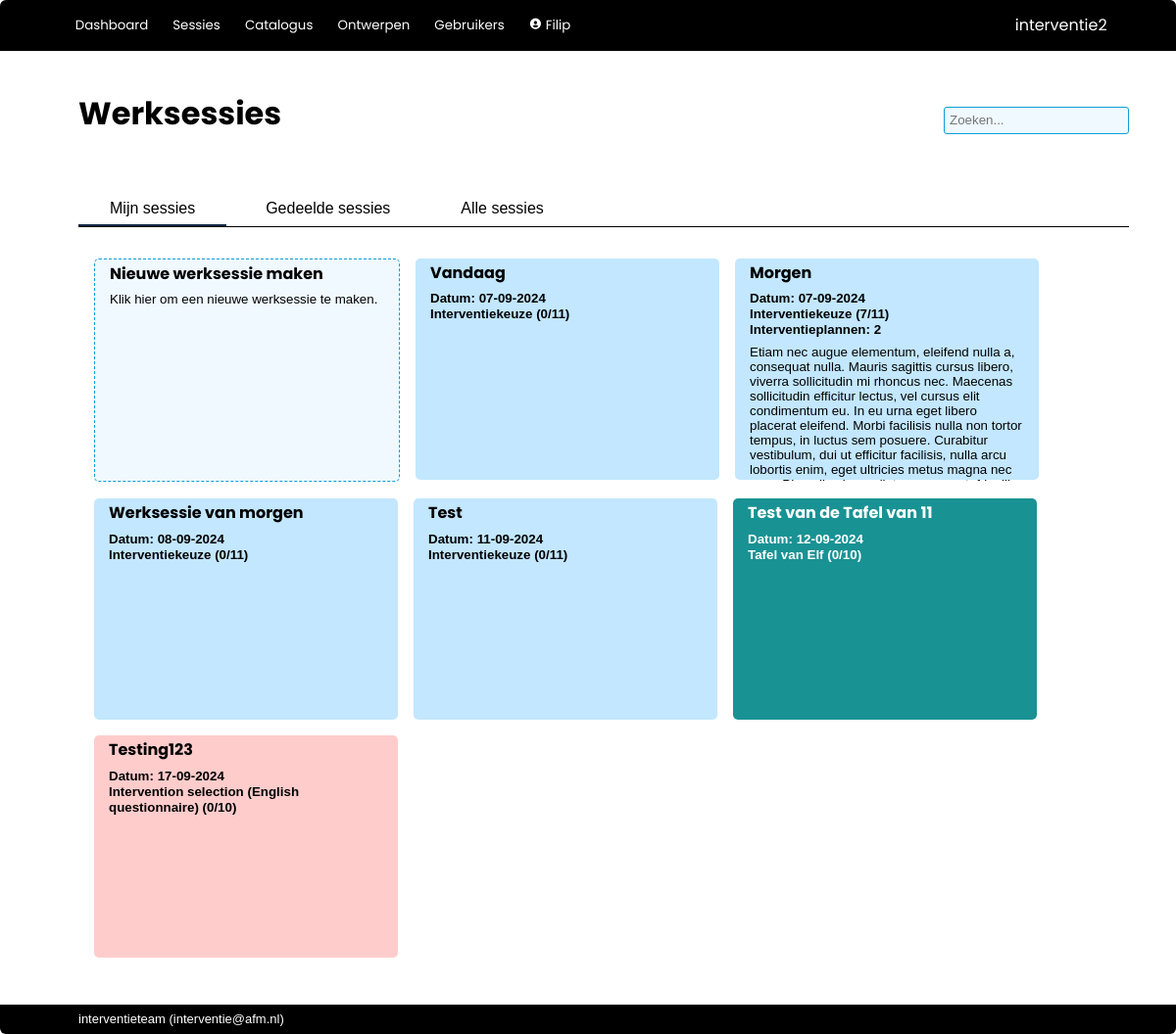
/worksessions (signed in), run on an earlier commit of the app's database.
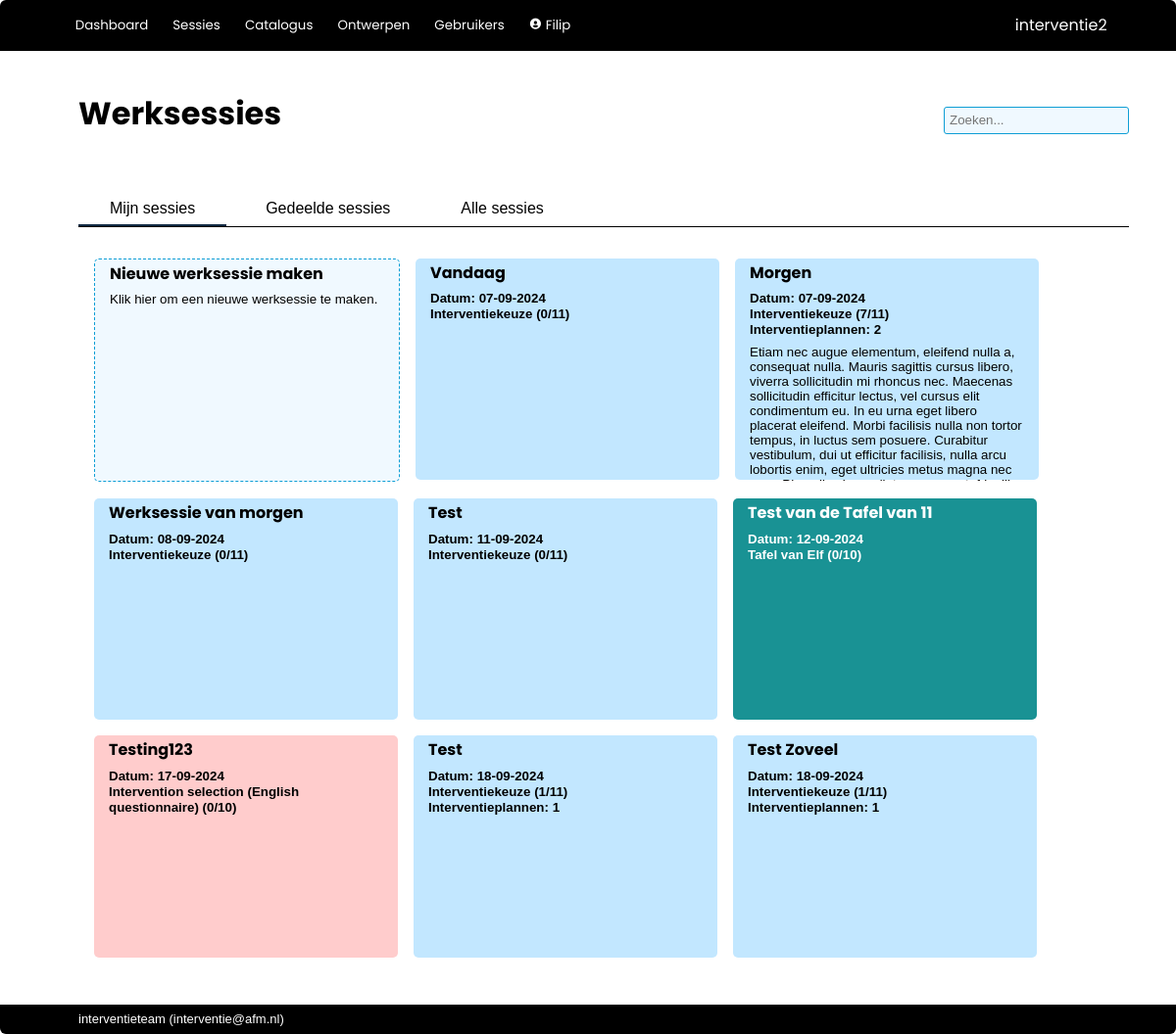
And on a later commit of the database.
### interventie2/models.py (models this page shows, shortened)
class Worksession(db.Model):
    __tablename__ = 'worksessions'
    id            = db.Column(db.Integer, primary_key=True)
    name          = db.Column(db.String(100), nullable=False)
    date_modified = db.Column(db.DateTime(timezone=True), server_default=func.now())
    parent_id     = db.Column(db.Integer, db.ForeignKey('worksessions.id'))
    child_description = db.Column(db.String(2000), nullable=False, default="")
    participants  = db.Column(db.String(500), nullable=False, default="")
    date          = db.Column(db.DateTime(timezone=True))
    project_number= db.Column(db.String(100))
    description   = db.Column(db.String(2000), nullable=False, default="")
    effect        = db.Column(db.String(2000), nullable=False, default="")
    link_to_page  = db.Column(db.String(1000), nullable=False, default="")
    show_instruments = db.Column(db.Boolean, default=True)
    mark_top_instruments = db.Column(db.Integer, nullable=False, default=1)
    show_rest_instruments = db.Column(db.Boolean, default=False)
    show_tags     = db.Column(db.Boolean, default=True)
    presenter_mode_zoom = db.Column(db.Numeric(3,2), nullable=False, default=1.25)
    presenter_mode_color_title = db.Column(db.String(7))
    presenter_mode_text_color_title = db.Column(db.String(7))
    presenter_mode_color_nav = db.Column(db.String(7))
    presenter_mode_text_color = db.Column(db.String(7))
    presenter_mode_text_color_nav = db.Column(db.String(7))
    presenter_mode_color_coll = db.Column(db.String(7))
    presenter_mode_text_color_coll = db.Column(db.String(7))
    presenter_mode_color_highlight = db.Column(db.String(7))
    presenter_mode_text_color_highlight = db.Column(db.String(7))
    presenter_mode_text_color_heading = db.Column(db.String(7))
    presenter_mode_background_color1 = db.Column(db.String(7))
    presenter_mode_background_color2 = db.Column(db.String(7))
    archived      = db.Column(db.Boolean, default=False)
    question_set_id = db.Column(db.Integer, db.ForeignKey('question_sets.id'))
    process_id    = db.Column(db.Integer, db.ForeignKey('processes.id'), nullable=False, default=1)
    enable_voting = db.Column(db.Boolean, default=False)
    voting_key    = db.Column(db.String(6), nullable=False, default=generate_secret_key(6))
    creator_id    = db.Column(db.Integer, db.ForeignKey('users.id'))
    secret_key    = db.Column(db.String(20), nullable=False, default=generate_secret_key())
    parent = relationship('Worksession', remote_side=[id], backref='children')
    creator = relationship('User', back_populates='worksession')
    allowed_users = relationship('User', secondary='worksession_access', back_populates='allowed_worksessions')
    answers = relationship('Answer', back_populates='worksession', cascade='all, delete-orphan')
    votes = relationship('Votes', back_populates='worksession', cascade='all, delete-orphan')
    question_set = relationship('QuestionSet')
    process = relationship('Process')
    plan = relationship('Plan', back_populates='worksession', cascade='all, delete-orphan')
    def completion(self, perc=False, raw=False, dec=0):
        given_answers = 0
        for a in self.answers:
            if a.completed():
                given_answers += 1
        if perc:
            return f'{round((given_answers/(1.0*self.question_set.size()))*100,dec)}%'
        if raw:
            return given_answers/(1.0*self.question_set.size())
        return f'{given_answers}/{self.question_set.size()}'

class QuestionSet(db.Model):
    __tablename__ = 'question_sets'
    id            = db.Column(db.Integer, primary_key=True)
    name          = db.Column(db.String(500), nullable=False)
    description   = db.Column(db.String(2000), nullable=False, default="")
    owner_id      = db.Column(db.Integer, db.ForeignKey('users.id'), nullable=False) #references users.id
    date_created  = db.Column(db.DateTime(timezone=True), server_default=func.now())
    date_modified = db.Column(db.DateTime(timezone=True), server_default=func.now())
    default_process_id = db.Column(db.Integer, db.ForeignKey('processes.id'), nullable=False, default=1)
    default_instruments_visible = db.Column(db.Boolean, nullable=False, default=True)
    default_tags_visible = db.Column(db.Boolean, nullable=False, default=False)
    default_allow_weights = db.Column(db.Boolean, nullable=False, default=False)
    color         = db.Column(db.String(7))
    text_color    = db.Column(db.String(7))
    forbidden_tags = relationship('Tag', secondary='question_set_forbidden_tags')
    mandatory_tags = relationship('Tag', secondary='question_set_mandatory_tags')
    owner = relationship('User')
    default_process = relationship('Process')
    questions = relationship('Question', cascade='all, delete-orphan')
    worksessions = relationship('Worksession', back_populates='question_set', cascade='all, delete-orphan')
    def size(self):
        s = 0
        for question in self.questions:
            if not question.is_category:
                s += 1
        return s

class Question(db.Model):
    __tablename__ = 'questions'
    id            = db.Column(db.Integer, primary_key=True)
    name          = db.Column(db.String(500), nullable=False)
    description   = db.Column(db.String(2000), nullable=False, default="")
    question_set_id = db.Column(db.Integer, db.ForeignKey('question_sets.id'))  #references question_sets.id
    allow_motivation = db.Column(db.Boolean, nullable=False, default=True)
    allow_choice  = db.Column(db.Boolean, nullable=False, default=True)
    allow_multiselect = db.Column(db.Boolean, nullable=False, default=False)
    allow_weight  = db.Column(db.Boolean, nullable=False, default=False)
    order         = db.Column(db.Integer, nullable=False, default=100)
    required_active_tags = relationship('Tag', secondary='question_required_tags')
    options = relationship('Option', cascade='all, delete-orphan')
    question_set = relationship('QuestionSet', back_populates='questions')
    @hybrid_property
    def is_category(self):
        return (not(self.allow_motivation or self.allow_choice))

### interventie2/main/routes.py (the view)
@main.route('/worksessions', methods=['GET', 'POST'])
@login_required
def worksessions():
	worksessions = Worksession.query.order_by(Worksession.date)
	return render_template('main/worksessions.html', worksessions=worksessions)

### interventie2/models.py (called while the page is built)
@login_manager.user_loader
def load_user(user_id):
    return User.query.get(user_id)

    def unread_messages(self):
        return sum(1 for message in self.messages if (message.unread) and (message.deliver_after.date() <= date.today()))

    def unread_message_alert(self):
        return self.unread_messages() > 0

    def completed(self, require_motivation=False):
        if require_motivation:
            return (self.motivation>0) and (len(self.selection) > 0)
        else:
            return (len(self.selection) > 0)

### interventie2/main/templates/main/worksessions.html (shortened to what this page needs)
{% extends 'base.html' %}
{% block page_title %}
Werksessies
{% endblock %}
{% block tabs %}
    <button class="tablinks" onclick="switch_tab(event, 'ws_owned')" id="defaultOpen">Mijn sessies</button>
    <button class="tablinks" onclick="switch_tab(event, 'ws_shared')">Gedeelde sessies</button>
    <button class="tablinks" onclick="switch_tab(event, 'ws_all')">Alle sessies</button>
{% endblock %}
{% block body %}
<div id="ws_owned" class="tabcontent">
    <div class="card_area">
        <a href="{{ url_for('main.new_worksession') }}">
            <div class="card new">
                <div class="card_title">
                    Nieuwe werksessie maken
                </div>
                <div class="card_description">
                    Klik hier om een nieuwe werksessie te maken.
                </div>
            </div>
        </a>
        {% for worksession in worksessions | selectattr('parent', 'none') %}
            {% if worksession.archived == false %}
                {% if current_user in worksession.allowed_users or current_user.role.see_all_worksessions %}
                    {% if current_user == worksession.creator %}
                    <a href="{{url_for('main.show_worksession', worksession_id=worksession.id)}}">
                        <div class="card" style="background-color:{{ worksession.question_set.color }}; color:{{ worksession.question_set.text_color }}">
                            <div class="card_title">
                                {{ worksession.name}}
                            </div>
                            <div class="card_info">
                                <p>Datum: {{ worksession.date.strftime('%d-%m-%Y') }}</p>
                                <p>{{ worksession.question_set.name }} ({{ worksession.completion() }})</p>
                                {% if worksession.plan | count > 0 %}
                                    <p>Interventieplannen: {{ worksession.plan | count }}</p>
                                {% endif %}
                            </div>
                            <div class="card_description">
                                {{ worksession.description | escape | markdown }}
                            </div>
                        </div>
                    </a>
                    {% endif %}
                {% endif %}
            {% endif %}
        {% endfor %}
    </div>
</div>
{% endblock %}

What changed in the data, as far as the page shows it:
added Worksession: name "Test", date "18-09-2024", question_set.name "Interventiekeuze", completion "1/11", plan|count "1"
added Worksession: name "Test Zoveel", date "18-09-2024", question_set.name "Interventiekeuze", completion "1/11", plan|count "1"
